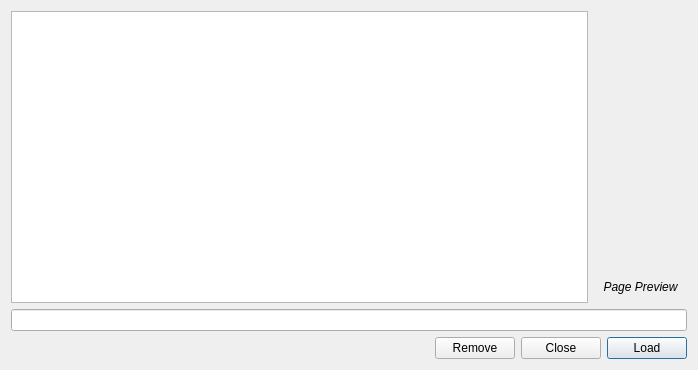
<?xml version="1.0" encoding="UTF-8"?>
<ui version="4.0">
 <class>Bookmark_Dialog</class>
 <widget class="QDialog" name="Bookmark_Dialog">
  <property name="windowModality">
   <enum>Qt::ApplicationModal</enum>
  </property>
  <property name="geometry">
   <rect>
    <x>0</x>
    <y>0</y>
    <width>698</width>
    <height>370</height>
   </rect>
  </property>
  <property name="windowTitle">
   <string>Bookmark manager</string>
  </property>
  <property name="windowIcon">
   <iconset resource="../resource/main_window.qrc">
    <normaloff>:/icons/elementary3-icon-theme/apps/64/office-database.svg</normaloff>:/icons/elementary3-icon-theme/apps/64/office-database.svg</iconset>
  </property>
  <layout class="QVBoxLayout" name="verticalLayout_3">
   <item>
    <layout class="QHBoxLayout" name="horizontalLayout">
     <item>
      <widget class="QTableView" name="bookmark_table">
       <property name="sizePolicy">
        <sizepolicy hsizetype="Expanding" vsizetype="Expanding">
         <horstretch>0</horstretch>
         <verstretch>0</verstretch>
        </sizepolicy>
       </property>
       <property name="autoFillBackground">
        <bool>false</bool>
       </property>
       <property name="frameShape">
        <enum>QFrame::StyledPanel</enum>
       </property>
       <property name="autoScroll">
        <bool>true</bool>
       </property>
       <property name="autoScrollMargin">
        <number>9</number>
       </property>
       <property name="editTriggers">
        <set>QAbstractItemView::AnyKeyPressed|QAbstractItemView::DoubleClicked|QAbstractItemView::EditKeyPressed|QAbstractItemView::SelectedClicked</set>
       </property>
       <property name="tabKeyNavigation">
        <bool>true</bool>
       </property>
       <property name="showDropIndicator" stdset="0">
        <bool>false</bool>
       </property>
       <property name="dragDropOverwriteMode">
        <bool>false</bool>
       </property>
       <property name="alternatingRowColors">
        <bool>true</bool>
       </property>
       <property name="selectionBehavior">
        <enum>QAbstractItemView::SelectRows</enum>
       </property>
       <property name="showGrid">
        <bool>true</bool>
       </property>
       <property name="sortingEnabled">
        <bool>true</bool>
       </property>
       <property name="wordWrap">
        <bool>true</bool>
       </property>
      </widget>
     </item>
     <item>
      <widget class="QWidget" name="verticalWidget" native="true">
       <layout class="QVBoxLayout" name="verticalLayout">
        <item>
         <widget class="QScrollArea" name="scrollArea">
          <property name="sizePolicy">
           <sizepolicy hsizetype="Maximum" vsizetype="Expanding">
            <horstretch>0</horstretch>
            <verstretch>0</verstretch>
           </sizepolicy>
          </property>
          <property name="frameShape">
           <enum>QFrame::NoFrame</enum>
          </property>
          <property name="widgetResizable">
           <bool>true</bool>
          </property>
          <widget class="QWidget" name="scrollAreaWidgetContents">
           <property name="geometry">
            <rect>
             <x>0</x>
             <y>0</y>
             <width>82</width>
             <height>234</height>
            </rect>
           </property>
           <layout class="QVBoxLayout" name="verticalLayout_4">
            <item>
             <widget class="QLabel" name="page_image_label">
              <property name="sizePolicy">
               <sizepolicy hsizetype="Minimum" vsizetype="Minimum">
                <horstretch>0</horstretch>
                <verstretch>0</verstretch>
               </sizepolicy>
              </property>
              <property name="text">
               <string/>
              </property>
              <property name="pixmap">
               <pixmap resource="../resource/main_window.qrc">:/icons/elementary3-icon-theme/apps/64/office-database.svg</pixmap>
              </property>
              <property name="scaledContents">
               <bool>false</bool>
              </property>
              <property name="alignment">
               <set>Qt::AlignCenter</set>
              </property>
             </widget>
            </item>
           </layout>
          </widget>
         </widget>
        </item>
        <item>
         <widget class="QLabel" name="page_preview_label">
          <property name="font">
           <font>
            <italic>true</italic>
           </font>
          </property>
          <property name="text">
           <string>Page Preview</string>
          </property>
          <property name="alignment">
           <set>Qt::AlignCenter</set>
          </property>
         </widget>
        </item>
       </layout>
      </widget>
     </item>
    </layout>
   </item>
   <item>
    <widget class="QLineEdit" name="line_edit_path"/>
   </item>
   <item>
    <layout class="QGridLayout" name="grid_layout">
     <item row="1" column="3">
      <widget class="QPushButton" name="button_load">
       <property name="text">
        <string>Load</string>
       </property>
       <property name="icon">
        <iconset resource="../resource/main_window.qrc">
         <normaloff>:/icons/elementary3-icon-theme/actions/48/dialog-apply.svg</normaloff>:/icons/elementary3-icon-theme/actions/48/dialog-apply.svg</iconset>
       </property>
      </widget>
     </item>
     <item row="1" column="1">
      <widget class="QPushButton" name="button_remove">
       <property name="text">
        <string>Remove</string>
       </property>
       <property name="icon">
        <iconset resource="../resource/main_window.qrc">
         <normaloff>:/icons/elementary3-icon-theme/actions/64/list-remove.svg</normaloff>:/icons/elementary3-icon-theme/actions/64/list-remove.svg</iconset>
       </property>
      </widget>
     </item>
     <item row="1" column="2">
      <widget class="QPushButton" name="button_exit">
       <property name="text">
        <string>Close</string>
       </property>
       <property name="icon">
        <iconset resource="../resource/main_window.qrc">
         <normaloff>:/icons/elementary3-icon-theme/actions/48/dialog-cancel.svg</normaloff>:/icons/elementary3-icon-theme/actions/48/dialog-cancel.svg</iconset>
       </property>
      </widget>
     </item>
     <item row="1" column="0">
      <spacer name="horizontalSpacer">
       <property name="orientation">
        <enum>Qt::Horizontal</enum>
       </property>
       <property name="sizeHint" stdset="0">
        <size>
         <width>40</width>
         <height>20</height>
        </size>
       </property>
      </spacer>
     </item>
    </layout>
   </item>
  </layout>
  <zorder></zorder>
  <zorder>verticalLayoutWidget_2</zorder>
  <zorder>verticalFrame</zorder>
  <zorder>verticalLayoutWidget</zorder>
  <zorder>verticalLayoutWidget</zorder>
  <zorder>page_image_label</zorder>
  <zorder>page_preview_label</zorder>
  <zorder>line_edit_path</zorder>
 </widget>
 <resources>
  <include location="../resource/main_window.qrc"/>
 </resources>
 <connections>
  <connection>
   <sender>button_exit</sender>
   <signal>clicked()</signal>
   <receiver>Bookmark_Dialog</receiver>
   <slot>close()</slot>
   <hints>
    <hint type="sourcelabel">
     <x>515</x>
     <y>317</y>
    </hint>
    <hint type="destinationlabel">
     <x>380</x>
     <y>164</y>
    </hint>
   </hints>
  </connection>
 </connections>
</ui>
